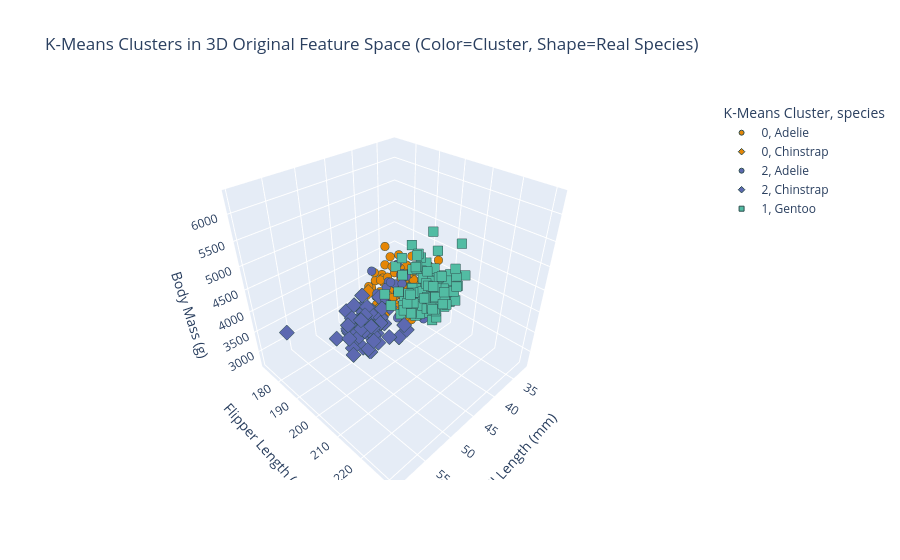

Here is the notebook cell this chart was saved with:
### Code cell
def plot_advanced_ml_visuals(df):
    fig_3d = px.scatter_3d(
        df,
        x='bill_length_mm',
        y='flipper_length_mm',
        z='body_mass_g',
        color='ml_cluster', 
        symbol='species', 
        title="K-Means Clusters in 3D Original Feature Space (Color=Cluster, Shape=Real Species)",
        labels={
            'bill_length_mm': 'Bill Length (mm)',
            'flipper_length_mm': 'Flipper Length (mm)',
            'body_mass_g': 'Body Mass (g)',
            'ml_cluster': 'K-Means Cluster'
        },
        color_discrete_sequence=px.colors.qualitative.Vivid
    )
    fig_3d.update_traces(marker=dict(size=5, line=dict(width=1, color='DarkSlateGrey')))
    fig_3d.show()

    # PCA 
    features = ['bill_length_mm', 'bill_depth_mm', 'flipper_length_mm', 'body_mass_g']
    X = df[features]
    scaler = StandardScaler()
    X_scaled = scaler.fit_transform(X)
    pca = PCA(n_components=2)
    pca.fit(X_scaled)
    
    loadings = pca.components_.T * np.sqrt(pca.explained_variance_)
    
    fig_pca_loadings = go.Figure()
    # Thêm các vector đặc trưng
    for i, feature in enumerate(features):
        fig_pca_loadings.add_annotation(
            x=loadings[i, 0], y=loadings[i, 1],
            ax=0, ay=0,
            xanchor="center", yanchor="bottom",
            text=feature,
            font=dict(size=12, color="red")
        )
        fig_pca_loadings.add_shape(
            type='line',
            x0=0, y0=0, x1=loadings[i, 0], y1=loadings[i, 1],
            line=dict(color="red", width=2, dash="dot")
        )
        
    fig_pca_loadings.update_layout(
        title="PCA Feature Loadings (Which physical traits drive the separation?)",
        xaxis_title="Principal Component 1",
        yaxis_title="Principal Component 2",
        xaxis=dict(range=[-1.2, 1.2], zerolinecolor='black'),
        yaxis=dict(range=[-1.2, 1.2], zerolinecolor='black'),
        width=700, height=500
    )
    fig_pca_loadings.show()

plot_advanced_ml_visuals(penguins_ml_df)
